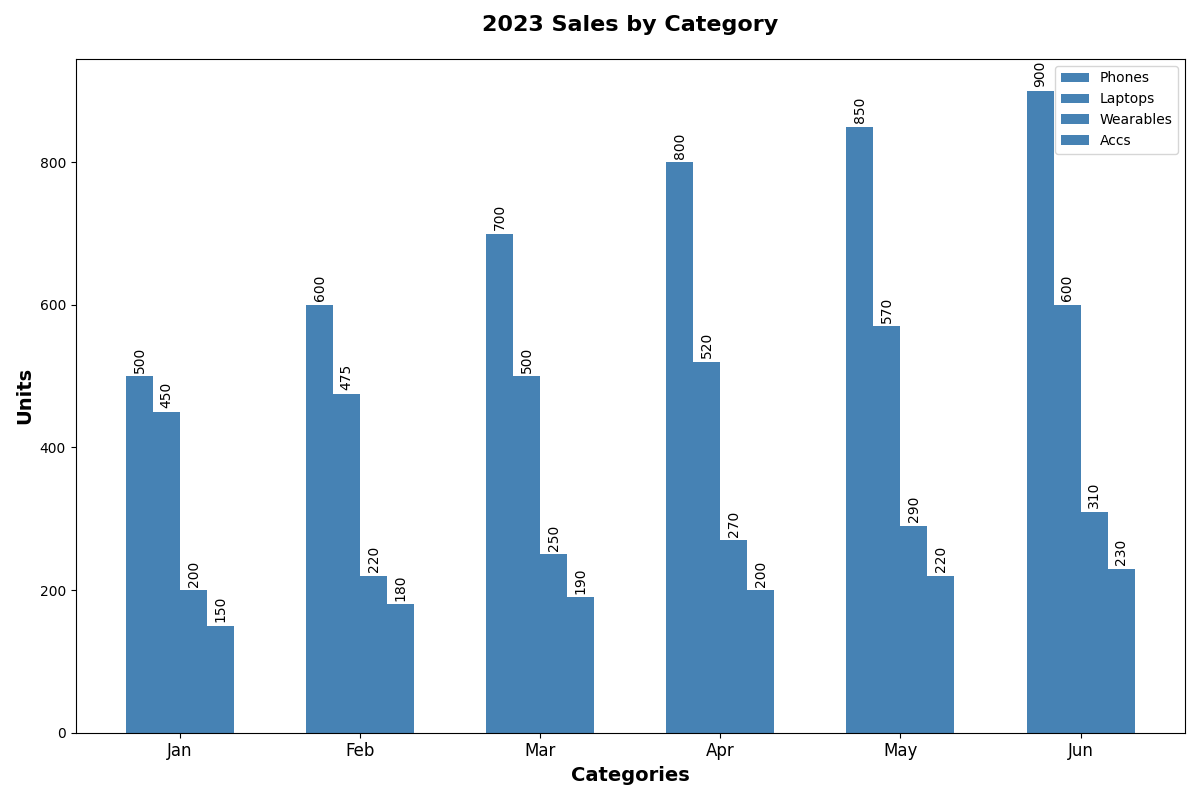

This figure's Python source:
import matplotlib.pyplot as plt
import numpy as np

categories = ['Phones', 'Laptops', 'Wearables', 'Accs']
sales_data = np.array([
    [500, 600, 700, 800, 850, 900],
    [450, 475, 500, 520, 570, 600],
    [200, 220, 250, 270, 290, 310],
    [150, 180, 190, 200, 220, 230]
])
months = ['Jan', 'Feb', 'Mar', 'Apr', 'May', 'Jun']

total_sales = sales_data.sum(axis=1)
sorted_indices = np.argsort(-total_sales)
sorted_categories = [categories[i] for i in sorted_indices]
sorted_sales_data = sales_data[sorted_indices]

fig, ax = plt.subplots(figsize=(12, 8))
bar_width = 0.15
x_positions = np.arange(len(months))
bar_color = 'steelblue'

for i, category in enumerate(sorted_categories):
    ax.bar(x_positions + i * bar_width, sorted_sales_data[i], bar_width, label=category, color=bar_color)

ax.set_xlabel('Categories', fontsize=14, weight='bold')
ax.set_ylabel('Units', fontsize=14, weight='bold')
ax.set_title('2023 Sales by Category', fontsize=16, weight='bold', pad=20)
ax.set_xticks(x_positions + bar_width * (len(sorted_categories) - 1) / 2)
ax.set_xticklabels(months, fontsize=12)

for i, category_data in enumerate(sorted_sales_data):
    for j, sale in enumerate(category_data):
        ax.text(x_positions[j] + i * bar_width, sale + 5, f'{sale}', ha='center', va='bottom', fontsize=10, rotation=90)

plt.legend()
plt.tight_layout()
plt.show()
